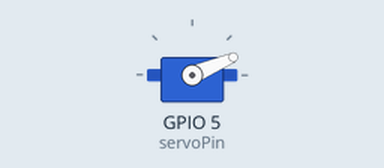
Recording of a sketch running on a simulated ESP32. On the bench: servo. Servo pulses on a pin are drawn as a servo (544–2400 µs = 0–180°).

Above: at 0.05 s.
At 1.5 s:
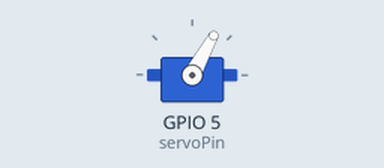
At 3.0 s:
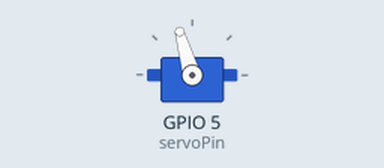
Timing chart, 0 to 6.9 s (numbered marks = the images above):
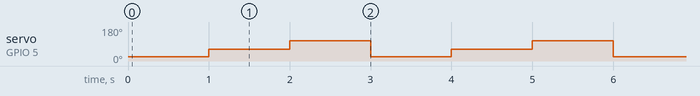

Measured:
- by itself, servo on GPIO 5 (servoPin): repeats every 3.0 s: 106° 1.0 s, 23° 1.0 s, 61° 1.0 s

The sketch:

Listing13_Table2_right.ino
```cpp
/*******************************************************************************
 * Sketch name: Servo motor control
 * Description: Table 13-2 with ledc
 * Created on:  February 2023
 * Author:      Neil Cameron
 * Book:        ESP32 Communication
 * Chapter :    13 - Remote control motors
 ******************************************************************************/

int channel = 0;
int servoPin = 5;
int angle, pulse, freq = 50, duty, resol = 8;
int low = 350, high = 2150;

void setup()
{
  ledcAttachPin(servoPin, channel);
  ledcSetup(channel, freq, resol);
}

void loop()
{
  for (int i=1; i<4; i++)
  {
    angle = 45*i;
    pulse = low + (high-low)*angle/180;
    duty = pulse*freq*(pow(2,resol)-1)*pow(10,-6);
    ledcWrite(channel, duty);
    delay(1000);
  }
}
```
